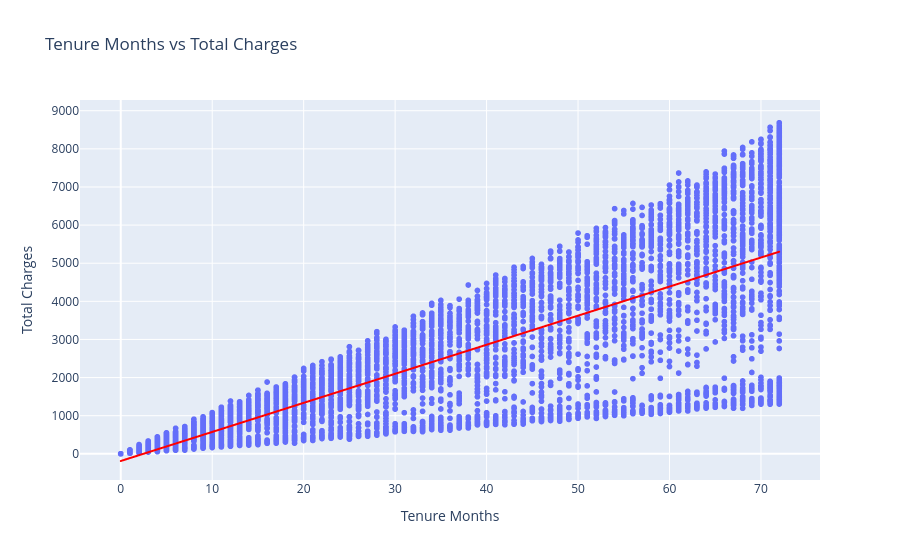

Source (notebook cell):
### Code cell
fig = px.scatter(
    df,
    x="Tenure Months",
    y="Total Charges",
    trendline="ols",
    trendline_color_override="red",
    title="Tenure Months vs Total Charges"
)

fig.show()

### Figure 1 — Plotly figure (JSON) as saved in the notebook; plotly's stock layout.template omitted (floating-point values rounded to 4 significant figures; data arrays with more than 128 entries replaced by an {"elided": "..."} marker saying what was removed)
{"data": [{"hovertemplate": "Tenure Months=%{x}<br>Total Charges=%{y}<extra></extra>", "legendgroup": "", "marker": {"color": "#636efa", "symbol": "circle"}, "mode": "markers", "name": "", "showlegend": false, "type": "scattergl", "x": {"elided": "7043 int values"}, "xaxis": "x", "y": {"elided": "7043 float values"}, "yaxis": "y"}, {"hovertemplate": "<b>OLS trendline</b><br>Total Charges = 76.2547 * Tenure Months + -188.719<br>R<sup>2</sup>=0.682571<br><br>Tenure Months=%{x}<br>Total Charges=%{y} <b>(trend)</b><extra></extra>", "legendgroup": "", "line": {"color": "red"}, "marker": {"color": "#636efa", "symbol": "circle"}, "mode": "lines", "name": "", "showlegend": false, "type": "scattergl", "x": {"elided": "7043 int values"}, "xaxis": "x", "y": {"elided": "7043 float values"}, "yaxis": "y"}], "layout": {"legend": {"tracegroupgap": 0}, "title": {"text": "Tenure Months vs Total Charges"}, "xaxis": {"anchor": "y", "domain": [0, 1], "title": {"text": "Tenure Months"}}, "yaxis": {"anchor": "x", "domain": [0, 1], "title": {"text": "Total Charges"}}}}
